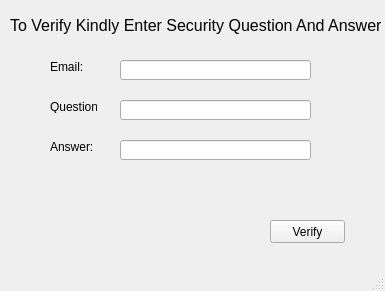
<?xml version="1.0" encoding="UTF-8"?>
<ui version="4.0">
 <class>MainWindow</class>
 <widget class="QMainWindow" name="MainWindow">
  <property name="geometry">
   <rect>
    <x>0</x>
    <y>0</y>
    <width>385</width>
    <height>291</height>
   </rect>
  </property>
  <property name="windowTitle">
   <string>MainWindow</string>
  </property>
  <widget class="QWidget" name="centralwidget">
   <widget class="QLabel" name="Lverify">
    <property name="geometry">
     <rect>
      <x>10</x>
      <y>10</y>
      <width>371</width>
      <height>31</height>
     </rect>
    </property>
    <property name="font">
     <font>
      <family>Segoe UI</family>
      <pointsize>12</pointsize>
     </font>
    </property>
    <property name="text">
     <string>To Verify Kindly Enter Security Question And Answer</string>
    </property>
    <property name="alignment">
     <set>Qt::AlignJustify|Qt::AlignVCenter</set>
    </property>
   </widget>
   <widget class="QLabel" name="label_2">
    <property name="geometry">
     <rect>
      <x>50</x>
      <y>100</y>
      <width>47</width>
      <height>13</height>
     </rect>
    </property>
    <property name="text">
     <string>Question:</string>
    </property>
   </widget>
   <widget class="QLabel" name="label_3">
    <property name="geometry">
     <rect>
      <x>50</x>
      <y>140</y>
      <width>47</width>
      <height>13</height>
     </rect>
    </property>
    <property name="text">
     <string>Answer:</string>
    </property>
   </widget>
   <widget class="QLineEdit" name="Tques">
    <property name="geometry">
     <rect>
      <x>120</x>
      <y>100</y>
      <width>191</width>
      <height>20</height>
     </rect>
    </property>
   </widget>
   <widget class="QLineEdit" name="Tans">
    <property name="geometry">
     <rect>
      <x>120</x>
      <y>140</y>
      <width>191</width>
      <height>20</height>
     </rect>
    </property>
   </widget>
   <widget class="QLabel" name="Lerror">
    <property name="geometry">
     <rect>
      <x>60</x>
      <y>180</y>
      <width>261</width>
      <height>21</height>
     </rect>
    </property>
    <property name="text">
     <string/>
    </property>
    <property name="alignment">
     <set>Qt::AlignCenter</set>
    </property>
   </widget>
   <widget class="QPushButton" name="verifyButton">
    <property name="geometry">
     <rect>
      <x>270</x>
      <y>220</y>
      <width>75</width>
      <height>23</height>
     </rect>
    </property>
    <property name="text">
     <string>Verify</string>
    </property>
   </widget>
   <widget class="QLabel" name="label">
    <property name="geometry">
     <rect>
      <x>50</x>
      <y>60</y>
      <width>47</width>
      <height>13</height>
     </rect>
    </property>
    <property name="text">
     <string>Email:</string>
    </property>
   </widget>
   <widget class="QLineEdit" name="Temail">
    <property name="geometry">
     <rect>
      <x>120</x>
      <y>60</y>
      <width>191</width>
      <height>20</height>
     </rect>
    </property>
   </widget>
  </widget>
  <widget class="QMenuBar" name="menubar">
   <property name="geometry">
    <rect>
     <x>0</x>
     <y>0</y>
     <width>385</width>
     <height>21</height>
    </rect>
   </property>
  </widget>
  <widget class="QStatusBar" name="statusbar"/>
 </widget>
 <resources/>
 <connections/>
</ui>
